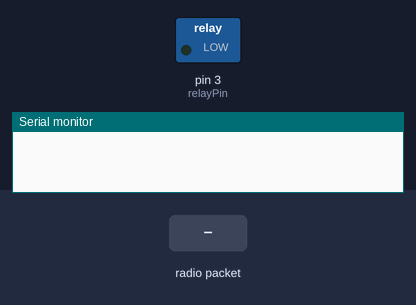
A sketch run on a simulated Arduino Uno, built with avr-gcc and run on an emulated ATmega328P. On the bench: switched loads named in the sketch (green lamp = pin HIGH), the last lines printed to the serial monitor. Inputs (shaded band) come from the test bench. No radio packets arrive unless stated.

Above: at 1.2 s.
1.3 s: radio packet "LightsOn" arrives
At 1.9 s:
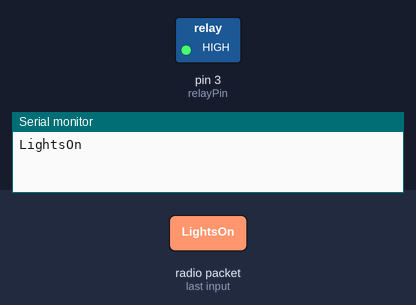
2.8 s: radio packet "LightsOff" arrives
At 4.2 s:
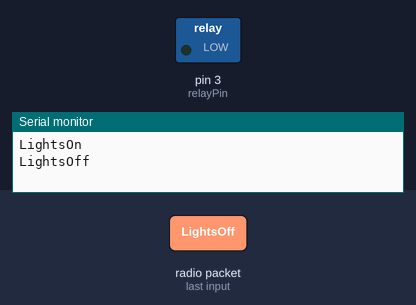
Timing chart, 0 to 5.8 s (numbered marks = the images above; inputs shaded):
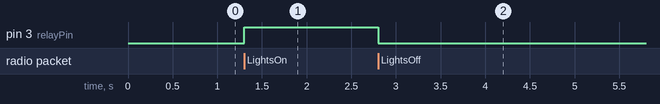

The sketch:

TreeLightingRx.ino
```cpp
// Wireless
#include <SPI.h>
#include <nRF24L01.h>
#include <RF24.h>
RF24 radio(7, 8); // CE, CSN
const byte address[6] = {'R', 'x', '6', 'F', '3'}; // CHANGE TO REFLECT MODULE ID
const int relayPin = 3;

// Timing
long lastRx = 0;

void setup() {
  Serial.begin(9600);
  // Setup Relay
  pinMode(relayPin, OUTPUT);
  digitalWrite(relayPin, LOW); // Relays are to be (NC) configuration, BRANDS DIFFER
  // Start Radio
  radio.begin();
  radio.openReadingPipe(0, address);
  radio.setPALevel(RF24_PA_MAX); // Max power
  radio.startListening();
}

void loop() {
  // put your main code here, to run repeatedly:
  if (radio.available()) {
    char command[32] = "";
    radio.read(&command, sizeof(command));
    Serial.println(command);
    if(strcmp(command, "LightsOn")==0){ // if command is "LightsOn" we want the lights to turn on
      digitalWrite(relayPin, HIGH);
    }
    else if(strcmp(command, "LightsOff")==0){ // if command is "LightsOff" we want the lights to turn off
      digitalWrite(relayPin, LOW);
    }
    else {
      // ignore erroneous inputs
    }
  }
}
```

Measured:
- after the input at 1.3 s, pin 3 (relayPin): LOW → HIGH at once
- after the input at 2.8 s, pin 3 (relayPin): HIGH → LOW at once
